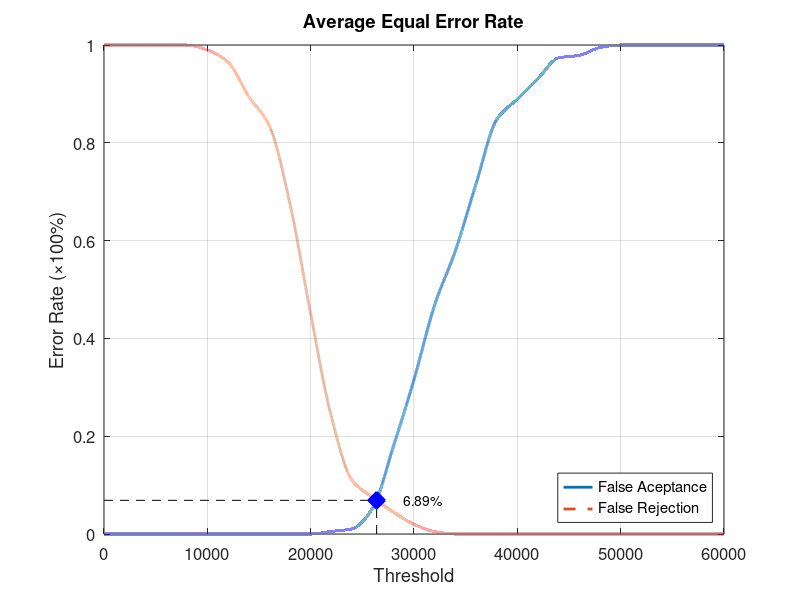
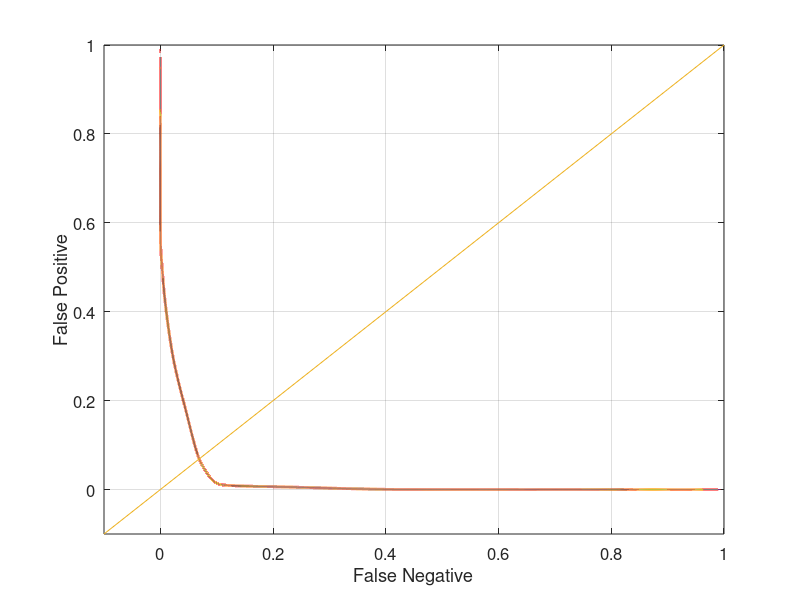

Recreate these plots in MATLAB, in order.
function yEER = Database3_4
close all;
clear;
clc;
x = 0:2000:60000;
xq = 0:0.5:60000;

y0 = [0 0 0 0 0 0 0 0 0 0 0 0.00526316 0.0105263 0.0526316 0.178947 0.315789 0.468421 0.578947 0.715789 0.847368 0.889474 0.931579 0.973684 0.978947 0.994737 1 1 1 1 1 1];
yy0 = interp1(x, y0, xq, 'pchip');
y1 = [1 1 1 1 1 0.99 0.965 0.895 0.835 0.675 0.45 0.24 0.11 0.075 0.045 0.02 0.005 0 0 0 0 0 0 0 0 0 0 0 0 0 0];
yy1 = interp1(x, y1, xq, 'pchip');

% Calculating EER: 
y2 = abs(y0 - y1);
find(y2 == min(y2))
yy2 = abs(yy0 - yy1);
xEER = find(yy2 == min(yy2));
xEERIndex = xq(xEER) % X-axis EER
yEER = yy0(xEER) % Y-axis EER

main = figure
plot(xq, yy0,'-','LineWidth', 2);	hold on
plot(xq, yy1,'--','LineWidth', 2);	hold on
plot([xEERIndex xEERIndex], [0 yEER], 'k--');	hold on
plot([0 xEERIndex], [yEER yEER], 'k--');	hold on
plot(xEERIndex, yEER, 'bx', 'LineWidth', 10);	hold on
text(xEERIndex + 10 * xEERIndex / 100, yEER, [num2str(round((10000 * yEER)) / 100) '%'])
legend('False Aceptance', 'False Rejection', 'Location', 'SouthEast')
xlabel('Threshold')
ylabel('Error Rate (\times100%)')
title('Average Equal Error Rate')
set(gca, 'FontSize', 12)
axis([0 60000 0 1])
grid on

print(main, 'Database3_4Main', '-dpng');
FNRxFPR = figure('Color', [1 1 1]);
plot(yy1, yy0, '-', yy1, yy0, 'LineWidth', 2);
hold on
y = -0.1:0.1:1
plot(y, y); 
set(gca, 'FontSize', 12)
xlabel('False Negative')
ylabel('False Positive')
axis([-0.1 1 -0.1 1])
set(gca, 'FontSize', 12)
grid on

print(FNRxFPR, 'Database3_4FNRxFPR','-dpng');
end
